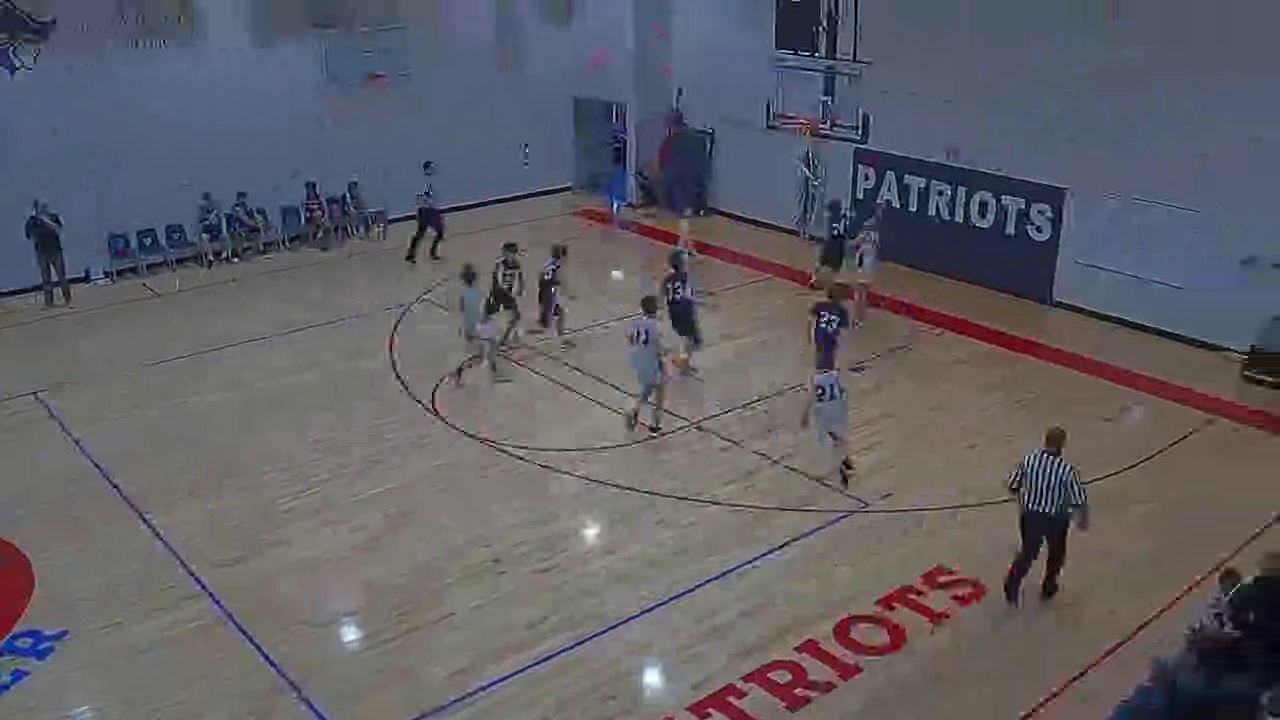
#> input picture frame 45 of q1_2min_start.webm, 1280 x 720 px, given in place of Liberty_Vs_Riverstone_Q1.webm, which was not available
$ python audit_heatmap_fast.py
#> lines starting #> are read from the running program, lines starting #| are printed output that depends on the picture; after the words box and inside, x2 and y2 are one past the last pixel; in counts of white or black regions, pixels touching at a corner belong together; pictures that were not available may be replaced by others from this repository, and a replacement may not be noted
#!/usr/bin/env python3
"""
Fast detector audit using existing v14 detections.
1. Heatmap from v14 pickle (instant — no inference needed)
2. Top-20 frames from v14 with highest confidences, visualized
"""
import os, pickle, cv2
import numpy as np

OUT_DIR = 'pipeline_output/detector_audit'
os.makedirs(OUT_DIR, exist_ok=True)

# === Part 1: Heatmap from existing v14 data ===
with open('pipeline_output/shot_v14.pkl', 'rb') as f:
#> (reads pipeline_output/shot_v14.pkl from the repository)
    data = pickle.load(f)

bc_x = data['ball_x']
bc_y = data['ball_y']
dist = data['dist']
detected = ~np.isnan(bc_x)
bx_all = bc_x[detected]
by_all = bc_y[detected]
dist_all = dist[detected]

print(f"v14 detections: {len(bx_all)} frames")

# Load corresponding confidence from the ball detections list
# The pickle has ball_x, ball_y per frame but confidence was stored separately
# Let's get it from the shots list
shots = data['shots']
print(f"v14 shots: {len(shots)}")

# Build heatmap (1280x720 canvas for the Q1 webm)
heatmap = np.zeros((720, 1280), dtype=np.float32)
for x, y in zip(bx_all.astype(int), by_all.astype(int)):
    if 0 <= x < 1280 and 0 <= y < 720:
        cv2.circle(heatmap, (x, int(y)), 20, 1, -1)
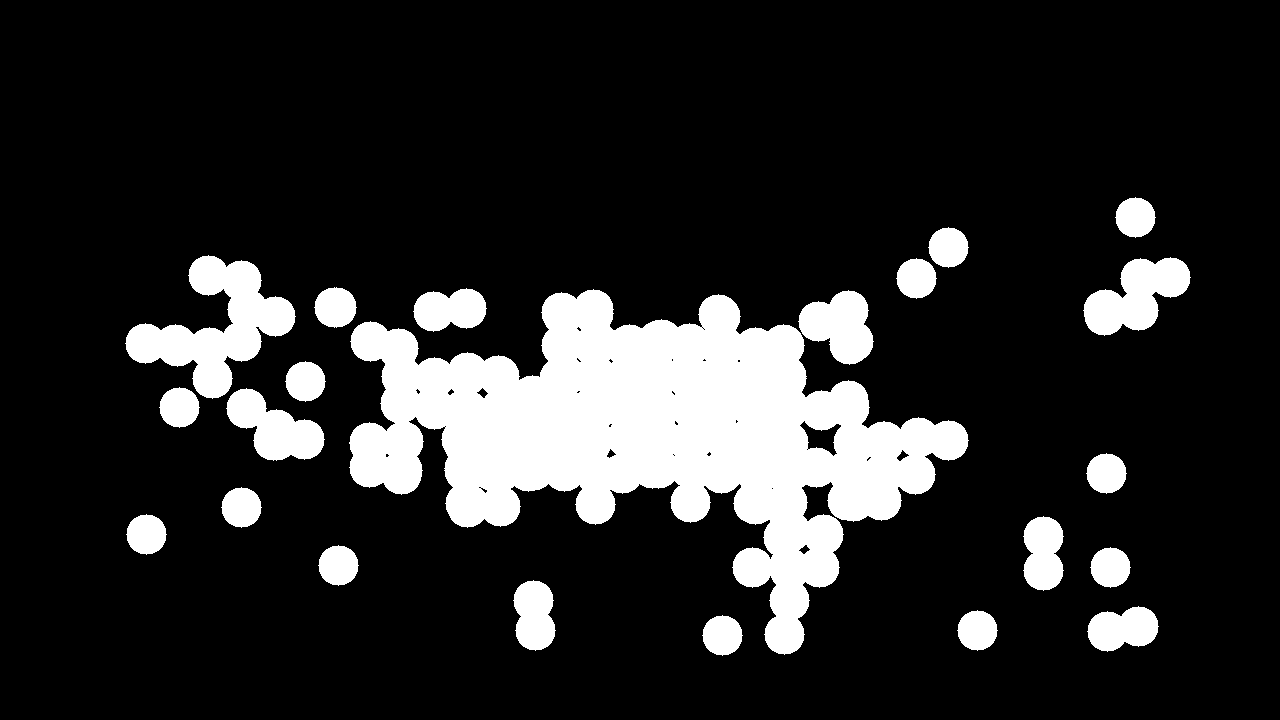
#> heatmap: shape (720, 1280) float32; values 0 (black) and 1 (white), 15.8% white; 22 white regions, largest, box (x1, y1, x2, y2) and area: (349, 289, 969, 655) 97230, (125, 255, 296, 399) 10233, (1083, 257, 1191, 336) 4882

# Gaussian blur
heatmap_blur = cv2.GaussianBlur(heatmap, (61, 61), 0)
if heatmap_blur.max() > 0:
    heatmap_blur = heatmap_blur / heatmap_blur.max()

# Colorize
heatmap_uint8 = (heatmap_blur * 255).astype(np.uint8)
heatmap_color = cv2.applyColorMap(heatmap_uint8, cv2.COLORMAP_JET)

# Blend with background frame
cap = cv2.VideoCapture('uploads/Liberty_Vs_Riverstone_Q1.webm')
ret, bg = cap.read()
#> bg is the input picture: shape (720, 1280, 3); mean B, G, R 102.1, 95.4, 96.4
cap.release()

if ret:
    bg_small = cv2.resize(bg, (1280, 720))
    bg_gray = cv2.cvtColor(bg_small, cv2.COLOR_BGR2GRAY)
    bg_rgb = cv2.cvtColor(bg_gray, cv2.COLOR_GRAY2BGR)
    blended = cv2.addWeighted(bg_rgb, 0.4, heatmap_color, 0.6, 0)
else:
    blended = heatmap_color

# Mark basket positions
blx_mean = np.nanmean(data['basket_left'][0])
bly_mean = np.nanmean(data['basket_left'][1])
brx_mean = np.nanmean(data['basket_right'][0])
bry_mean = np.nanmean(data['basket_right'][1])
cv2.circle(blended, (int(blx_mean), int(bly_mean)), 15, (255, 255, 255), 3)
cv2.circle(blended, (int(brx_mean), int(bry_mean)), 15, (255, 255, 255), 3)
cv2.putText(blended, 'L', (int(blx_mean)-5, int(bly_mean)-20), cv2.FONT_HERSHEY_SIMPLEX, 0.7, (255,255,255), 2)
#> blended: shape (720, 1280, 3); mean B, G, R 112, 52.4, 57.8
cv2.putText(blended, 'R', (int(brx_mean)-5, int(bry_mean)-20), cv2.FONT_HERSHEY_SIMPLEX, 0.7, (255,255,255), 2)
#> blended: shape (720, 1280, 3); mean B, G, R 112, 52.4, 57.8

cv2.imwrite(f'{OUT_DIR}/detection_heatmap.jpg', blended)
cv2.imwrite(f'{OUT_DIR}/detection_heatmap_raw.jpg', heatmap_color)
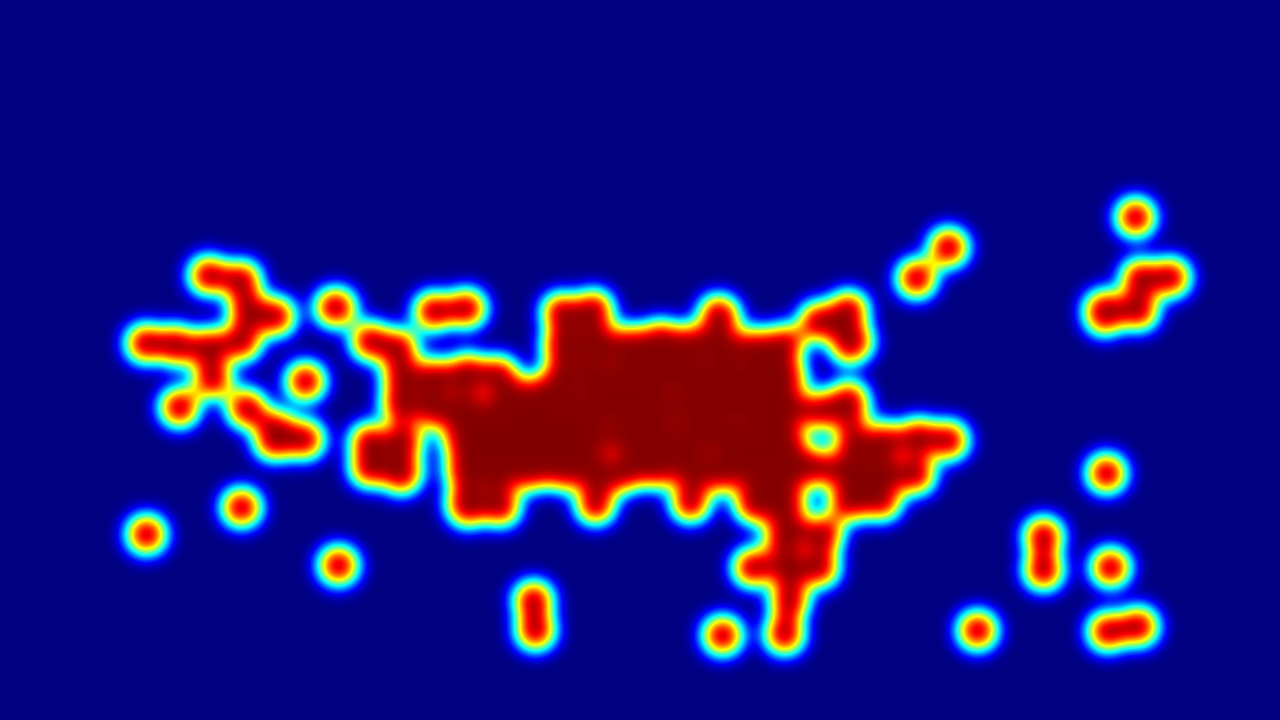
#> saved as detection_heatmap_raw.jpg: shape (720, 1280, 3); mean B, G, R 122.1, 22.6, 31.6
print("Heatmap saved")

# === Part 2: Top-20 from v14 ===
# Sort shots by... we don't have per-frame conf in the ball arrays
# But we DO have the shot list with confidence
shots_sorted = sorted(shots, key=lambda s: s['conf'], reverse=True)

print(f"\n=== TOP 20 SHOTS BY CONFIDENCE (from v14) ===")
cap = cv2.VideoCapture('uploads/Liberty_Vs_Riverstone_Q1.webm')

for rank, s in enumerate(shots_sorted[:20]):
    fn = s['frame']
    cap.set(cv2.CAP_PROP_POS_FRAMES, fn)
    ret, frame = cap.read()
    if not ret:
        continue

    # Draw ball position
    bx_i, by_i = int(s['bx']), int(s['by'])
    cv2.circle(frame, (bx_i, by_i), 15, (0, 255, 0), 3)
    cv2.drawMarker(frame, (bx_i, by_i), (0, 0, 255), cv2.MARKER_CROSS, 25, 2)

    # Draw basket
    cv2.circle(frame, (int(blx_mean), int(bly_mean)), 10, (255, 255, 255), 2)
    cv2.circle(frame, (int(brx_mean), int(bry_mean)), 10, (255, 255, 255), 2)

    cv2.putText(frame, f"#{rank+1} conf={s['conf']:.6f} {s['type']} {s['result']}", (10, 30),
               cv2.FONT_HERSHEY_SIMPLEX, 0.7, (0, 255, 0), 2)
    cv2.putText(frame, f"F{fn} dist={s['dist']:.0f}px", (10, 60),
               cv2.FONT_HERSHEY_SIMPLEX, 0.5, (255, 255, 255), 1)

    cv2.imwrite(f'{OUT_DIR}/top20_{rank+1:02d}_f{fn:04d}_conf{s["conf"]:.6f}.jpg', frame)

    print(f"  #{rank+1}: F{fn:4d} conf={s['conf']:.6f} {s['type']:3s} {s['result']:4s} d={s['dist']:5.1f}px ({bx_i},{by_i})")
#> this loop made 20 passes
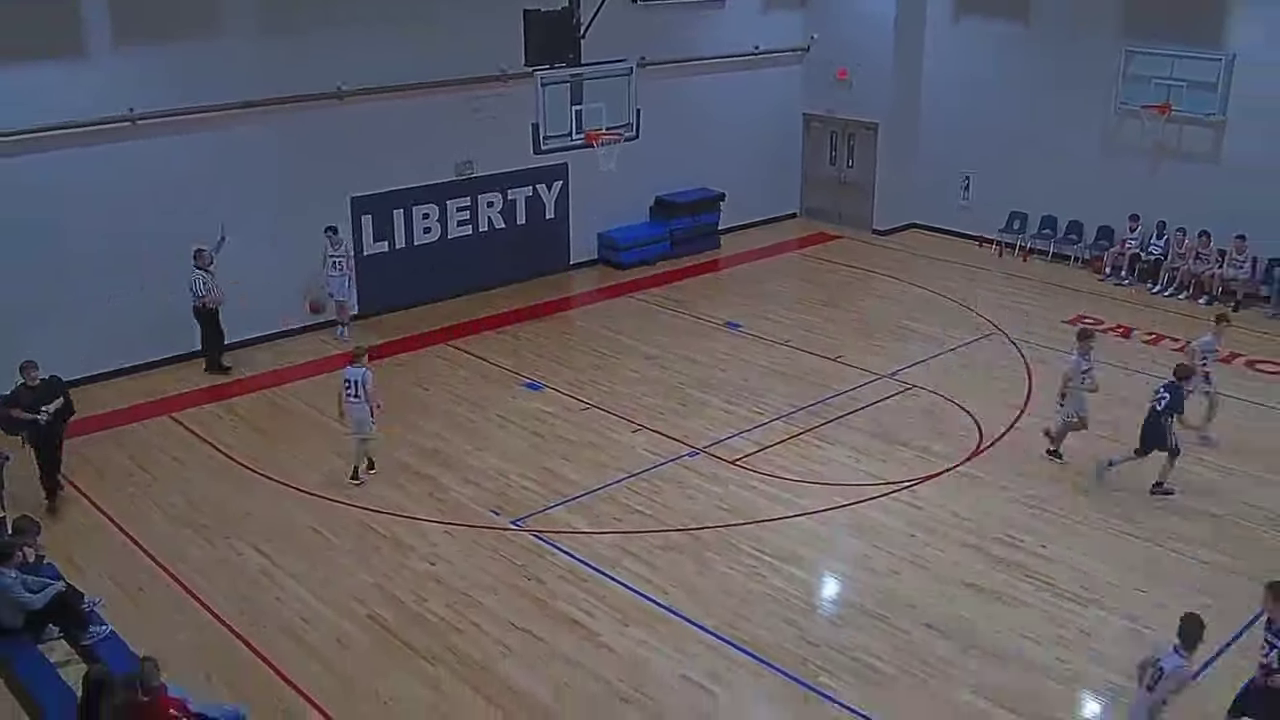
#> input picture frame 120 of q1_2min_start.webm, 1280 x 720 px, given in place of Liberty_Vs_Riverstone_Q1.webm, which was not available

cap.release()

# Also create a contact sheet of top 20
print("\nCreating contact sheet...")
cols, rows = 5, 4
thumb_w, thumb_h = 256, 144
sheet = np.zeros((rows * (thumb_h + 25), cols * (thumb_w + 5), 3), dtype=np.uint8)

cap = cv2.VideoCapture('uploads/Liberty_Vs_Riverstone_Q1.webm')
for rank, s in enumerate(shots_sorted[:20]):
    fn = s['frame']
    cap.set(cv2.CAP_PROP_POS_FRAMES, fn)
    ret, frame = cap.read()
    if not ret:
        continue

    thumb = cv2.resize(frame, (thumb_w, thumb_h))
    r, c = rank // cols, rank % cols
    y_off = r * (thumb_h + 25)
    x_off = c * (thumb_w + 5)

    # Draw mini marker
    bx_s = int(s['bx'] * thumb_w / 1280)
    by_s = int(s['by'] * thumb_h / 720)
    cv2.drawMarker(thumb, (bx_s, by_s), (0, 255, 0), cv2.MARKER_CROSS, 15, 2)

    sheet[y_off:y_off+thumb_h, x_off:x_off+thumb_w] = thumb
    cv2.putText(sheet, f"#{rank+1} c={s['conf']:.4f}", (x_off+2, y_off+12),
               cv2.FONT_HERSHEY_SIMPLEX, 0.4, (0, 255, 0), 1)
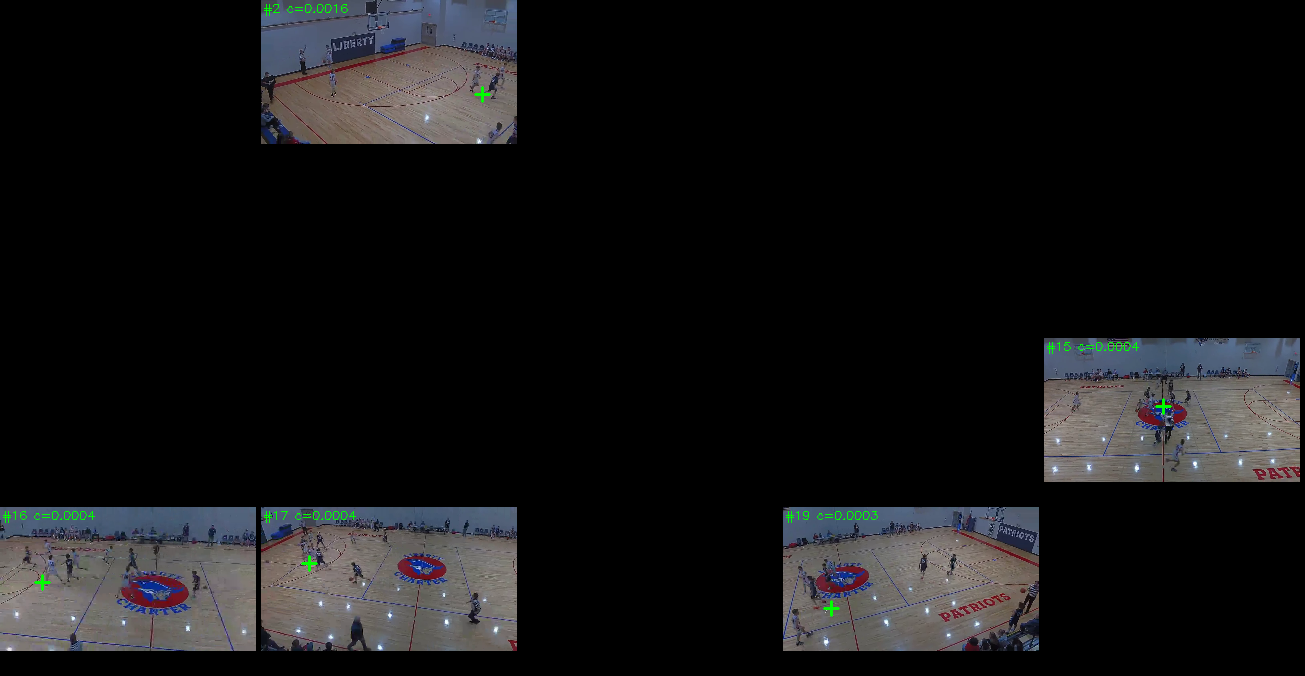
#> sheet: shape (676, 1305, 3); mean of channels 0, 1, 2 21.2, 20.3, 20.4; drawn as B, G, R
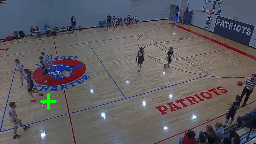
#> thumb: shape (144, 256, 3); mean B, G, R 97.8, 92.7, 95.7

cap.release()
cv2.imwrite(f'{OUT_DIR}/top20_contact_sheet.jpg', sheet)
print("Contact sheet saved")

# === Part 3: Distribution stats ===
print(f"\n=== DISTANCE DISTRIBUTION ===")
d = dist_all[~np.isnan(dist_all)]
print(f"Total: {len(d)}")
print(f"< 50px (near basket): {(d < 50).sum()} ({(d<50).sum()/len(d)*100:.1f}%)")
print(f"50-150px (shooting range): {((d>=50)&(d<150)).sum()} ({((d>=50)&(d<150)).sum()/len(d)*100:.1f}%)")
print(f"150-300px (mid-range): {((d>=150)&(d<300)).sum()} ({((d>=150)&(d<300)).sum()/len(d)*100:.1f}%)")
print(f"> 300px (far): {(d >= 300).sum()} ({(d>=300).sum()/len(d)*100:.1f}%)")

print(f"\nCenter of mass of all detections: ({bx_all.mean():.0f}, {by_all.mean():.0f})")
print(f"Std: ({bx_all.std():.0f}, {by_all.std():.0f})")
print(f"Basket positions: L=({blx_mean:.0f},{bly_mean:.0f}) R=({brx_mean:.0f},{bry_mean:.0f})")

# Are detections concentrated near center or spread across court?
court_center_x, court_center_y = 590, 335  # center of 1280x720
print(f"Court center: ({court_center_x}, {court_center_y})")
print(f"Mean detection dist from court center: {np.mean(np.sqrt((bx_all-court_center_x)**2 + (by_all-court_center_y)**2)):.0f}px")

print(f"\nAll audit files saved to {OUT_DIR}/")
